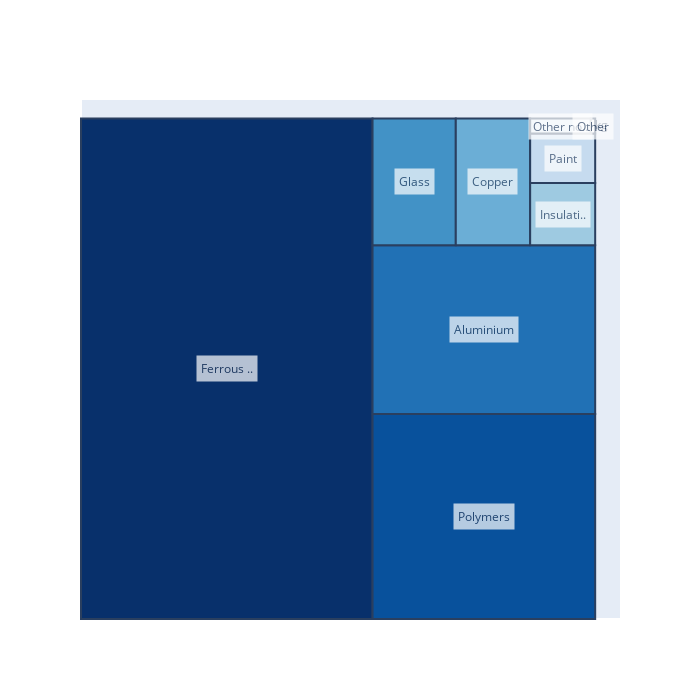

The notebook cell this image was saved under:
### Code cell
stocks.TreeChart(mat,
                 slx = ['Class', ['Transit']],#['Seavessels','Inlandvessels','Pleziervaartuigen']],#['Cars','Utilitycars']],
                 year = 2017,
                 scale = 700,
                 lim=12,
                 val='Material Group'
                 )

### Figure 1 — Plotly figure (JSON) as saved in the notebook; plotly's stock layout.template omitted (floating-point values rounded to 4 significant figures)
{"data": [{"mode": "text", "text": ["152045 kg", "47539 kg", "39153 kg", "10995 kg", "9825 kg", "4212 kg", "3349 kg", "959 kg", "69 kg"], "type": "scatter", "x": [0.2835, 0.7835, 0.7835, 0.648, 0.8012, 0.9368, 0.9368, 0.9325, 0.9958], "y": [0.5, 0.2047, 0.5781, 0.8733, 0.8733, 0.8088, 0.9203, 0.9848, 0.9848]}], "layout": {"annotations": [{"bgcolor": "#ffffff", "borderpad": 4, "opacity": 0.7, "showarrow": false, "text": "Ferrous ..", "x": 0.2835, "y": 0.5}, {"bgcolor": "#ffffff", "borderpad": 4, "opacity": 0.7, "showarrow": false, "text": "Polymers", "x": 0.7835, "y": 0.2047}, {"bgcolor": "#ffffff", "borderpad": 4, "opacity": 0.7, "showarrow": false, "text": "Aluminium", "x": 0.7835, "y": 0.5781}, {"bgcolor": "#ffffff", "borderpad": 4, "opacity": 0.7, "showarrow": false, "text": "Glass", "x": 0.648, "y": 0.8733}, {"bgcolor": "#ffffff", "borderpad": 4, "opacity": 0.7, "showarrow": false, "text": "Copper", "x": 0.8012, "y": 0.8733}, {"bgcolor": "#ffffff", "borderpad": 4, "opacity": 0.7, "showarrow": false, "text": "Insulati..", "x": 0.9368, "y": 0.8088}, {"bgcolor": "#ffffff", "borderpad": 4, "opacity": 0.7, "showarrow": false, "text": "Paint", "x": 0.9368, "y": 0.9203}, {"bgcolor": "#ffffff", "borderpad": 4, "opacity": 0.7, "showarrow": false, "text": "Other no..", "x": 0.9325, "y": 0.9848}, {"bgcolor": "#ffffff", "borderpad": 4, "opacity": 0.7, "showarrow": false, "text": "Other", "x": 0.9958, "y": 0.9848}], "height": 700, "hovermode": "closest", "shapes": [{"fillcolor": "rgb(8,48,107)", "line": {"width": 2}, "type": "rect", "x0": 0, "x1": 0.567, "y0": 0, "y1": 1}, {"fillcolor": "rgb(8,81,156)", "line": {"width": 2}, "type": "rect", "x0": 0.567, "x1": 1, "y0": 0, "y1": 0.4095}, {"fillcolor": "rgb(33,113,181)", "line": {"width": 2}, "type": "rect", "x0": 0.567, "x1": 1, "y0": 0.4095, "y1": 0.7467}, {"fillcolor": "rgb(66,146,198)", "line": {"width": 2}, "type": "rect", "x0": 0.567, "x1": 0.7289, "y0": 0.7467, "y1": 1}, {"fillcolor": "rgb(107,174,214)", "line": {"width": 2}, "type": "rect", "x0": 0.7289, "x1": 0.8735, "y0": 0.7467, "y1": 1}, {"fillcolor": "rgb(158,202,225)", "line": {"width": 2}, "type": "rect", "x0": 0.8735, "x1": 1, "y0": 0.7467, "y1": 0.8709}, {"fillcolor": "rgb(198,219,239)", "line": {"width": 2}, "type": "rect", "x0": 0.8735, "x1": 1, "y0": 0.8709, "y1": 0.9697}, {"fillcolor": "rgb(222,235,247)", "line": {"width": 2}, "type": "rect", "x0": 0.8735, "x1": 0.9915, "y0": 0.9697, "y1": 1.0}, {"fillcolor": "rgb(247,251,255)", "line": {"width": 2}, "type": "rect", "x0": 0.9915, "x1": 1, "y0": 0.9697, "y1": 1.0}], "width": 700, "xaxis": {"showgrid": false, "showticklabels": false, "zeroline": true}, "yaxis": {"showgrid": false, "showticklabels": false, "zeroline": true}}}
